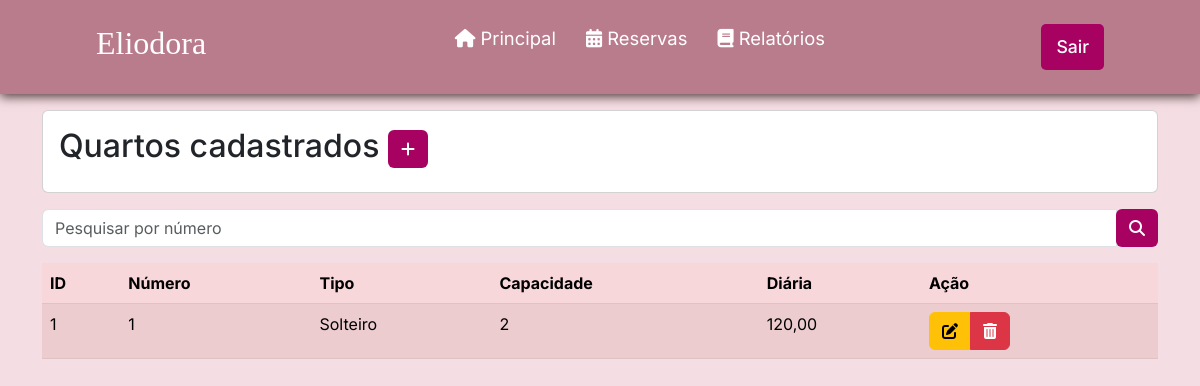
/listarQuarto.php (signed in), run on an earlier commit of the app's database.
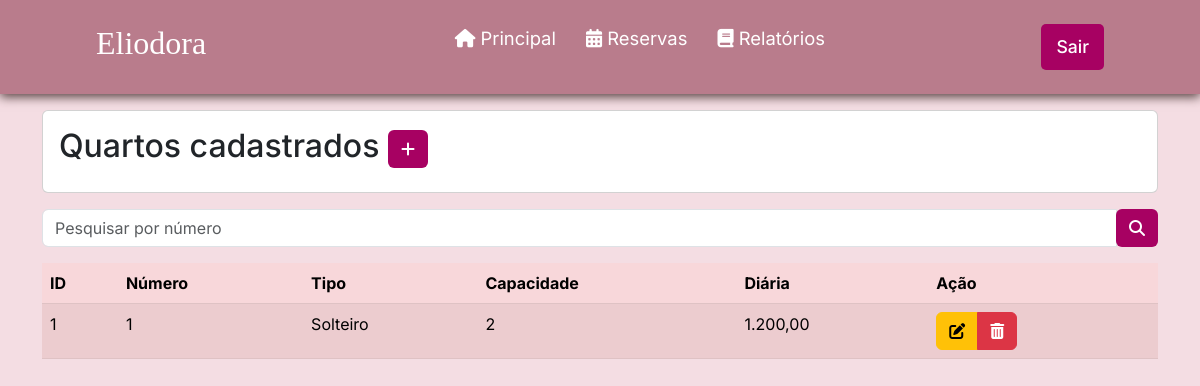
And on a later commit of the database.
### tables this page shows
CREATE TABLE `quarto` (
  `id` int(11) NOT NULL,
  `status` varchar(3) NOT NULL,
  `numero` int(11) NOT NULL,
  `tipo` varchar(8) NOT NULL,
  `capacidade` int(45) NOT NULL,
  `valorDiaria` double(11,2) NOT NULL
);

### listarQuarto.php (the view, shortened to what this page needs)
<?php
require_once("conexao.php");
$V_WHERE = " ";
$sql = "SELECT * FROM quarto
        WHERE 1 = 1 " . $V_WHERE;
$resultado = mysqli_query($conexao, $sql);
?>
<?php require_once("cabecalho.php"); ?>
<div class="container">
<div class="card mt-3 mb-3">
  <div class="card-body">
    <h2 class="card-title">Quartos cadastrados
      <a href="cadastrarQuarto.php" class="btn btn-sn" style="background-color: #a70162; color: #fff;"><i
          class="fa-solid fa-plus"></i>
      </a>
    </h2>
  </div>
</div>
<form method="post">
  <div class="input-group mb-3">
    <input type="text" name="numero" id="numero" class="form-control" placeholder="Pesquisar por número"
      aria-label="Recipient's username" aria-describedby="basic-addon2">
    <div class="input-group-append">
      <button name="pesquisar" class="btn" style="background-color: #a70162; color: #fff;" type="submit"><i
          class="fa-solid fa-magnifying-glass"></i> </button>
</form>
</div>
<div class="table-responsive">
<table class="table table-danger table-striped">
  <thead>
    <tr>
      <th scope="col">ID</th>
      <th scope="col">Número</th>
      <th scope="col">Tipo</th>
      <th scope="col">Capacidade</th>
      <th scope="col">Diária</th>
      <th scope="col">Ação</th>
    </tr>
  </thead>
  <tbody>
    <?php while ($linha = mysqli_fetch_array($resultado)) { ?>
      <tr>
        <td>
          <?= $linha['id'] ?>
        <td>
          <?= $linha['numero'] ?>
        </td>
        <td>
          <?= $linha['tipo'] ?>
        </td>
        <td>
          <?= $linha['capacidade'] ?>
        </td>
        <td>
            <?= number_format($linha['valorDiaria'], 2, ',', '.') ?>
          </td>
        <td>
      <div class="btn-group">
          <a href="alterarQuarto.php?id=<?= $linha['id'] ?>" class="btn btn-warning">
            <i class="fa-solid fa-pen-to-square"></i>
          </a>
          <a href="listarQuarto.php?id=<?= $linha['id'] ?>" class="btn btn-danger"
            onclick="return confirm('Confirma exclusão')">
            <i class="fa-solid fa-trash-can"></i>
          </a>
          </div>
        </td>
      </tr>
    <?php } ?>
  </tbody>
</table>
</div>
</body>
</html>

What changed in the data, as far as the page shows it:
changed quarto "Solteiro": valorDiaria "120,00" → "1.200,00"
